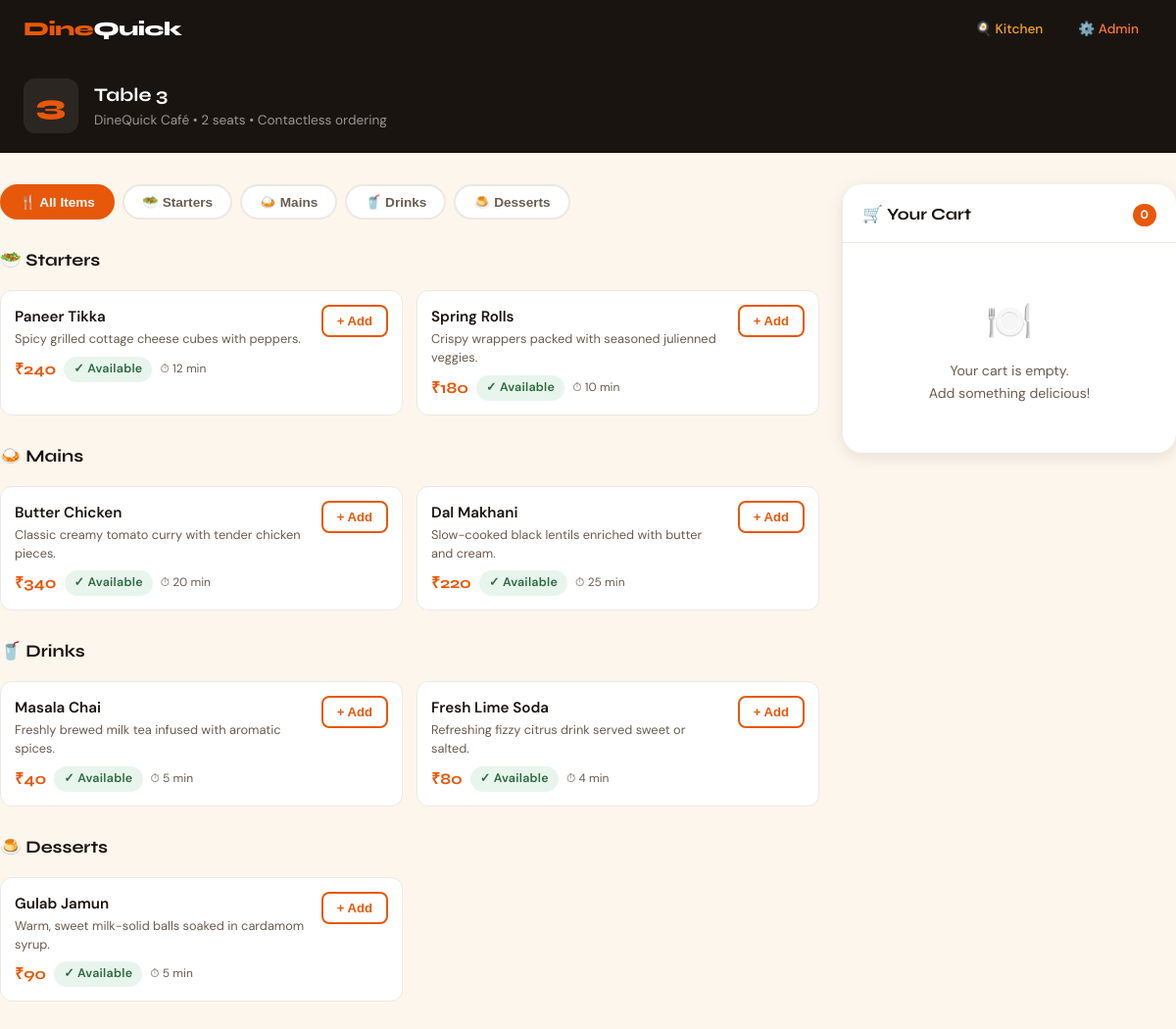
Page /table/3 on the committed database.
### tables this page shows
CREATE TABLE tables (
            number INTEGER PRIMARY KEY,
            name TEXT NOT NULL,
            seats INTEGER DEFAULT 4,
            status TEXT DEFAULT 'Vacant'
        );

CREATE TABLE settings (
            key TEXT PRIMARY KEY,
            value TEXT NOT NULL
        );

CREATE TABLE categories (
            id INTEGER PRIMARY KEY AUTOINCREMENT,
            name TEXT NOT NULL,
            icon TEXT NOT NULL,
            sort_order INTEGER DEFAULT 0
        );

CREATE TABLE menu_items (
            id INTEGER PRIMARY KEY AUTOINCREMENT,
            category_id INTEGER NOT NULL,
            name TEXT NOT NULL,
            description TEXT,
            price REAL NOT NULL,
            available INTEGER DEFAULT 1,
            prep_time INTEGER DEFAULT 15,
            FOREIGN KEY (category_id) REFERENCES categories(id)
        );

### app.py (the view)
@app.route("/table/<int:table_num>")
def table_menu(table_num):
    conn = get_db()
    table = conn.execute("SELECT * FROM tables WHERE number = ?", (table_num,)).fetchone()
    if not table:
        conn.close()
        return "Table entry not found.", 404
    categories = conn.execute("SELECT * FROM categories ORDER BY sort_order").fetchall()
    items = conn.execute("SELECT * FROM menu_items").fetchall()
    settings = {r["key"]: r["value"] for r in conn.execute("SELECT * FROM settings").fetchall()}
    conn.close()
    return render_template("menu.html", table=table, categories=categories, items=items, settings=settings)

### app.py (called while the page is built)
def get_db():
    db_dir = os.path.dirname(DB_PATH)
    if db_dir and not os.path.exists(db_dir):
        os.makedirs(db_dir, exist_ok=True)
    conn = sqlite3.connect(DB_PATH)
    conn.row_factory = sqlite3.Row
    return conn

### templates/menu.html (shortened to what this page needs)
{% extends "base.html" %}
{% block body %}
<div class="table-header">
  <div class="table-badge-big">{{ table.number }}</div>
  <div class="table-header-info">
    <h2>{{ table.name }}</h2>
    <p>{{ settings.restaurant_name }} &bull; {{ table.seats }} seats &bull; Contactless ordering</p>
  </div>
</div>
<div class="container page-body">
  <div class="menu-layout">
    <div>
      <div class="cat-tabs" id="catTabs">
        <button class="cat-tab active" data-cat="all">🍴 All Items</button>
        {% for cat in categories %}
        <button class="cat-tab" data-cat="{{ cat.id }}">{{ cat.icon }} {{ cat.name }}</button>
        {% endfor %}
      </div>
      <div id="section-all" class="menu-section active">
        {% for cat in categories %}
        {% set cat_items = items | selectattr("category_id", "equalto", cat.id) | list %}
        {% if cat_items %}
        <div class="menu-section-title" id="cat-{{ cat.id }}">{{ cat.icon }} {{ cat.name }}</div>
        <div class="menu-grid" style="margin-bottom:28px">
          {% for item in cat_items %}
          <div class="menu-item {% if not item.available %}unavailable{% endif %}"
               data-id="{{ item.id }}" data-cat="{{ item.category_id }}">
            <div class="item-info">
              <div class="item-name">{{ item.name }}</div>
              <div class="item-desc">{{ item.description }}</div>
              <div class="item-meta">
                <span class="item-price">{{ settings.currency_symbol }}{{ item.price | int }}</span>
                {% if item.available %}
                <span class="badge badge-avail">✓ Available</span>
                {% else %}
                <span class="badge badge-unavail">Unavailable</span>
                {% endif %}
                <span class="item-prep">⏱ {{ item.prep_time }} min</span>
              </div>
            </div>
            <div class="item-actions">
              {% if item.available %}
              <button class="add-btn" id="addbtn-{{ item.id }}"
                      onclick="addToCart({{ item.id }}, '{{ item.name }}', {{ item.price | int }})">
                + Add
              </button>
              {% else %}
              <button class="add-btn" disabled style="opacity:.4;cursor:not-allowed">Unavailable</button>
              {% endif %}
            </div>
          </div>
          {% endfor %}
        </div>
        {% endif %}
        {% endfor %}
      </div>
    </div>
    <div class="cart-panel" id="cartPanel">
      <div class="cart-header">
        <span class="cart-title">🛒 Your Cart</span>
        <span class="cart-count" id="cartCount">0</span>
      </div>
      <div class="cart-items" id="cartItems">
        <div class="cart-empty">
          <div class="big-icon">🍽️</div>
          <div>Your cart is empty.<br>Add something delicious!</div>
        </div>
      </div>
    </div>
  </div>
</div>
{% endblock %}

### templates/base.html (style rules this page uses)
:root { --saffron: #E8580A; --saffron-lt: #FF7A35; --saffron-dk: #B8420A; --cream: #FDF6EC; --ink: #1A1410; --ink-60: #6B5B4E; --ink-20: #EDE8E3; --leaf: #2D6A3F; --leaf-lt: #E8F5EC; --amber: #F5A623; --red: #D94B2B; --surface: #FFFFFF; --radius: 12px; --radius-lg: 20px; --shadow-sm: 0 1px 3px rgba(26,20,16,.08); --shadow-md: 0 4px 16px rgba(26,20,16,.10); --shadow-lg: 0 12px 40px rgba(26,20,16,.14); --font-display: 'Syne', sans-serif; --font-body: 'DM Sans', sans-serif; }
*, *::before, *::after { box-sizing: border-box; margin: 0; padding: 0; }
body { font-family: var(--font-body); background: var(--cream); color: var(--ink); min-height: 100vh; line-height: 1.6; }
.badge { display: inline-flex; align-items: center; gap: 5px; padding: 3px 10px; border-radius: 99px; font-size: .78rem; font-weight: 600; letter-spacing: .02em; }
.badge-avail { background: var(--leaf-lt); color: var(--leaf); }
.container { max-width: 1200px; margin: 0 auto; padding: 0 20px; }
.page-body { padding: 32px 0 60px; }

### templates/menu.html (style rules this page uses)
.menu-layout { display: grid; grid-template-columns: 1fr 340px; gap: 24px; align-items: start; }
.table-header { background: var(--ink); padding: 20px 24px; display: flex; align-items: center; gap: 16px; color: #fff; border-radius: 0; }
.table-badge-big { font-family: var(--font-display); font-size: 1.8rem; font-weight: 800; color: var(--saffron); line-height: 1; width: 56px; height: 56px; background: rgba(255,255,255,.08); border-radius: 12px; display: flex; align-items: center; justify-content: center; flex-shrink: 0; }
.table-header-info h2 { font-family: var(--font-display); font-weight: 700; font-size: 1.2rem; }
.table-header-info p { color: rgba(255,255,255,.55); font-size:.85rem; }
.cat-tabs { display: flex; gap: 8px; overflow-x: auto; padding: 0 0 4px; scrollbar-width: none; margin-bottom: 24px; position: sticky; top: 60px; background: var(--cream); z-index: 80; }
.cat-tab { padding: 8px 18px; border-radius: 99px; border: 2px solid var(--ink-20); background: var(--surface); color: var(--ink-60); font-weight: 600; font-size: .85rem; cursor: pointer; white-space: nowrap; transition: all .18s; display: flex; gap: 6px; align-items: center; }
.cat-tab.active { background: var(--saffron); border-color: var(--saffron); color: #fff; }
.menu-section { display: block; }
.menu-section-title { font-family: var(--font-display); font-size: 1.1rem; font-weight: 700; margin-bottom: 16px; display: flex; align-items: center; gap: 8px; color: var(--ink); scroll-margin-top: 130px; }
.menu-grid { display: grid; grid-template-columns: repeat(auto-fill, minmax(280px,1fr)); gap: 14px; }
.menu-item { background: var(--surface); border-radius: var(--radius); border: 1.5px solid var(--ink-20); display: flex; gap: 12px; padding: 14px; transition: all .18s; position: relative; }
.item-info { flex: 1; min-width: 0; }
.item-name { font-weight: 600; font-size: .95rem; margin-bottom: 2px; }
.item-desc { color: var(--ink-60); font-size: .8rem; line-height: 1.45; margin-bottom: 8px; }
.item-meta { display: flex; align-items: center; gap: 8px; flex-wrap: wrap; }
.item-price { font-family: var(--font-display); font-weight: 700; font-size: 1rem; color: var(--saffron); }
.item-prep { font-size: .75rem; color: var(--ink-60); }
.item-actions { display: flex; flex-direction: column; align-items: flex-end; justify-content: space-between; }
.add-btn { padding: 7px 14px; border-radius: 8px; border: 2px solid var(--saffron); background: transparent; color: var(--saffron); font-weight: 600; font-size: .82rem; cursor: pointer; transition: all .18s; white-space: nowrap; }
.cart-panel { background: var(--surface); border-radius: var(--radius-lg); box-shadow: var(--shadow-md); position: sticky; top: 80px; }
.cart-header { padding: 18px 20px 14px; border-bottom: 1.5px solid var(--ink-20); display: flex; align-items: center; justify-content: space-between; }
.cart-title { font-family: var(--font-display); font-weight: 700; font-size: 1.05rem; }
.cart-count { background: var(--saffron); color: #fff; border-radius: 99px; font-size: .75rem; font-weight: 700; padding: 2px 8px; }
.cart-items { padding: 14px 20px; max-height: 320px; overflow-y: auto; }
.cart-empty { text-align: center; padding: 36px 20px; color: var(--ink-60); font-size: .88rem; }
.cart-empty .big-icon { font-size: 2.4rem; margin-bottom: 8px; }

### rows in the picture
tables: number "3", name "Table 3", seats "2"
settings: restaurant_name "DineQuick Café"
categories: icon "🥗", name "Starters"
categories: icon "🍛", name "Mains"
categories: icon "🥤", name "Drinks"
categories: icon "🍮", name "Desserts"
menu_items: name "Paneer Tikka", description "Spicy grilled cottage cheese cubes with peppers.", currency_symbol "₹", price "240", available "✓ Available", prep_time "12"
menu_items: name "Spring Rolls", description "Crispy wrappers packed with seasoned julienned veggies.", currency_symbol "₹", price "180", available "✓ Available", prep_time "10"
menu_items: name "Butter Chicken", description "Classic creamy tomato curry with tender chicken pieces.", currency_symbol "₹", price "340", available "✓ Available", prep_time "20"
menu_items: name "Dal Makhani", description "Slow-cooked black lentils enriched with butter and cream.", currency_symbol "₹", price "220", available "✓ Available", prep_time "25"
menu_items: name "Masala Chai", description "Freshly brewed milk tea infused with aromatic spices.", currency_symbol "₹", price "40", available "✓ Available", prep_time "5"
menu_items: name "Fresh Lime Soda", description "Refreshing fizzy citrus drink served sweet or salted.", currency_symbol "₹", price "80", available "✓ Available", prep_time "4"
menu_items: name "Gulab Jamun", description "Warm, sweet milk-solid balls soaked in cardamom syrup.", currency_symbol "₹", price "90", available "✓ Available", prep_time "5"
